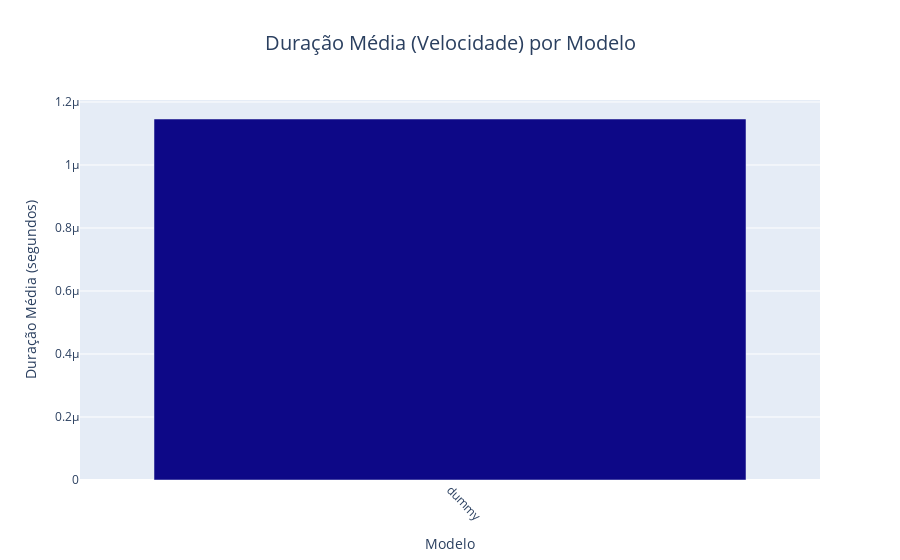

Notebook source saved alongside this figure:
### Code cell
# Gráfico 2: Duração Média (Velocidade) por Modelo
if 'df' in locals():
    avg_duration = df.groupby('model_name')['duration_seconds'].mean().reset_index()
    fig = px.bar(avg_duration,
                 x='model_name',
                 y='duration_seconds',
                 color='model_name',
                 title='Duração Média (Velocidade) por Modelo',
                 labels={'model_name': 'Modelo', 'duration_seconds': 'Duração Média (segundos)'},
                 color_discrete_sequence=px.colors.sequential.Plasma)
    
    fig.update_layout(title_font_size=20, title_x=0.5, xaxis_title_font_size=14, yaxis_title_font_size=14, showlegend=False)
    fig.update_xaxes(tickangle=45)
    fig.show()

### Figure 1 — Plotly figure (JSON) as saved in the notebook; plotly's stock layout.template omitted (floating-point values rounded to 4 significant figures)
{"data": [{"hovertemplate": "Modelo=%{x}<br>Duração Média (segundos)=%{y}<extra></extra>", "legendgroup": "dummy", "marker": {"color": "#0d0887", "pattern": {"shape": ""}}, "name": "dummy", "orientation": "v", "showlegend": true, "textposition": "auto", "x": ["dummy"], "xaxis": "x", "y": [1.146e-06], "yaxis": "y", "type": "bar"}], "layout": {"xaxis": {"anchor": "y", "domain": [0.0, 1.0], "title": {"text": "Modelo", "font": {"size": 14}}, "categoryorder": "array", "categoryarray": ["dummy"], "tickangle": 45}, "yaxis": {"anchor": "x", "domain": [0.0, 1.0], "title": {"text": "Duração Média (segundos)", "font": {"size": 14}}}, "legend": {"title": {"text": "Modelo"}, "tracegroupgap": 0}, "title": {"text": "Duração Média (Velocidade) por Modelo", "font": {"size": 20}, "x": 0.5}, "barmode": "relative", "showlegend": false}}
